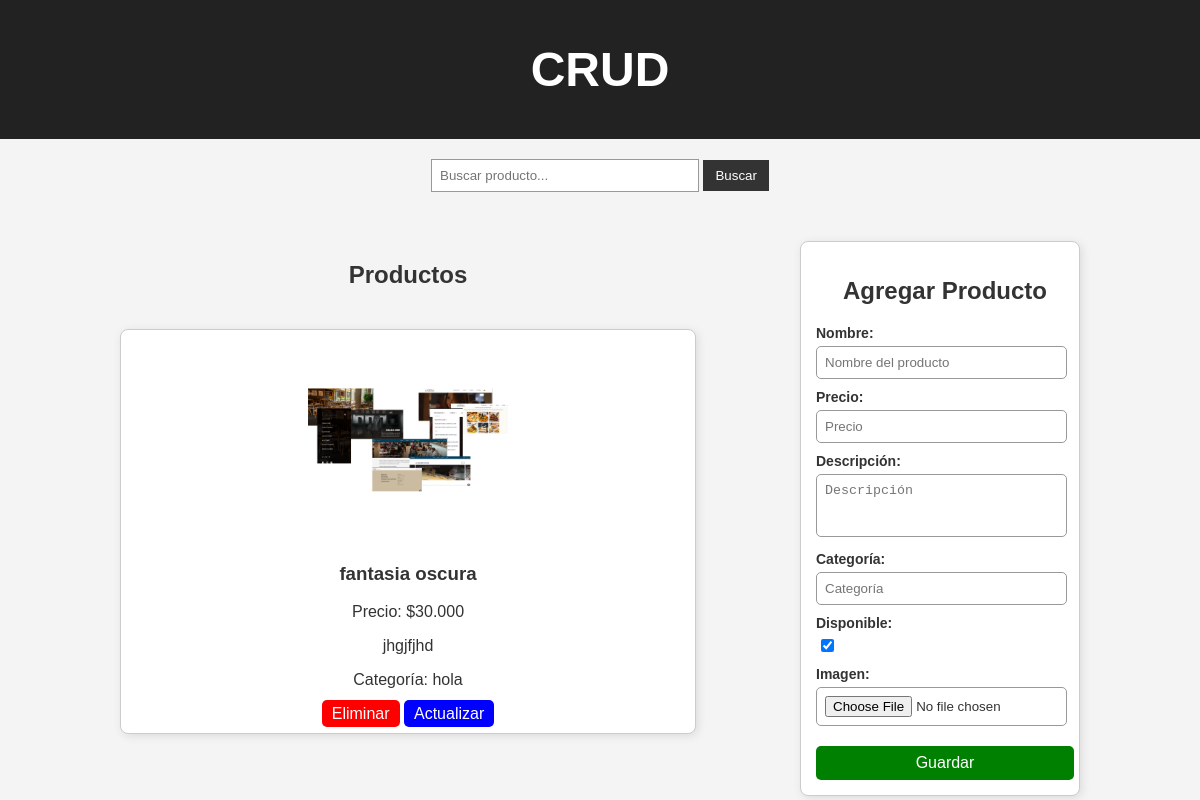
/, run on an earlier commit of the app's database.
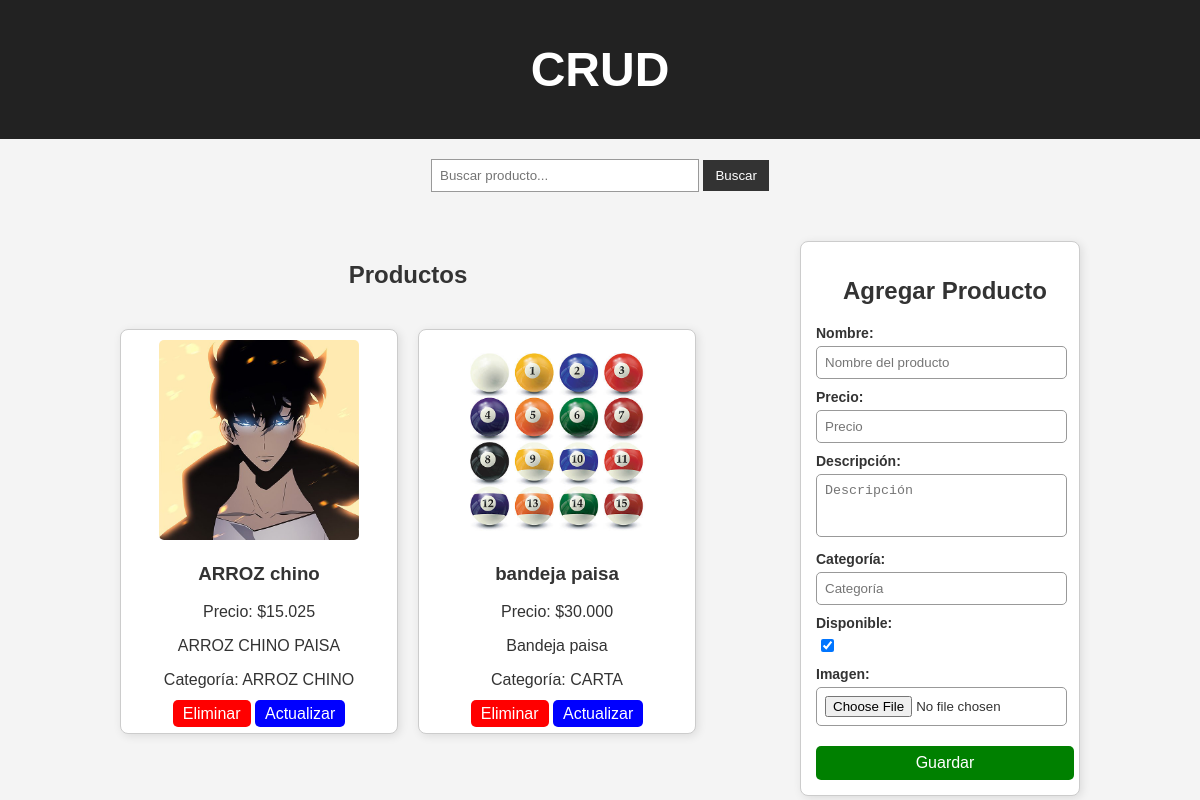
And on a later commit of the database.
### Crud/models.py (models this page shows, shortened)
class Producto(models.Model):
    nombre = models.CharField(max_length=250)
    precio = models.DecimalField(max_digits=10, decimal_places=3)
    descripcion = models.TextField()
    categoria = models.CharField(max_length=100)
    disponible = models.BooleanField(default=True)
    imagen = models.ImageField(upload_to='productos/', null=True, blank=True)

### Crud/views.py (the view)
# urls.py: path('' , views.tienda, name='tienda'),
def tienda(request):
    query = request.GET.get('q', '')
    productos = Producto.objects.all()
    form = ProductoForm()
    if query:
        productos = productos.filter(nombre__icontains=query)
    if request.method == 'POST':
         form = ProductoForm(request.POST, request.FILES)
         if form.is_valid():
            form.save()
            return redirect("tienda")
    return render(request, 'index.html', {'productos': productos, "form":form, 'query': query})

### Crud/forms.py
class ProductoForm(forms.ModelForm):
    class Meta:
        model = Producto
        fields = ["nombre", "precio", "descripcion", "categoria", "disponible", "imagen"]
        widgets = {
             "nombre": forms.TextInput(attrs={"class": "form-input", "placeholder": "Nombre del producto", "required": True}),
             "precio": forms.NumberInput(attrs={"class": "form-input", "placeholder": "Precio", "required": True}),
             "descripcion": forms.Textarea(attrs={"class": "form-textarea", "rows": 3, "placeholder": "Descripción", "required": True}),
             "categoria": forms.TextInput(attrs={"class": "form-input", "placeholder": "Categoría", "required": True}),
             "disponible": forms.CheckboxInput(attrs={"class": "form-checkbox", "required": True}),
             "imagen": forms.ClearableFileInput(attrs={"class": "form-file"}),
         }

### Crud/templates/index.html (shortened to what this page needs)
{% load static %}
<!DOCTYPE html>
<html lang="es">
<head>
    <link rel="stylesheet" href="{% static 'styles.css' %}">
</head>
<body>
    <header>
        <h1>CRUD</h1>
    </header>
    <main>
        <section class="buscar">
            <form method="GET">
                <input type="text" id="inputbusqueda" name="q" placeholder="Buscar producto..." value="{{query}}">
                <button type="submit">Buscar</button>
            </form>
        </section>
        <div class="container">
            <div class="productos">
                <h2>Productos</h2>
                {% if productos %}
                    {% for producto in productos %}
                    <div class="producto">
                        <img src="{{ producto.imagen.url }}" alt="{{ producto.nombre }}">
                        <h3>{{ producto.nombre }}</h3>
                        <p>Precio: ${{ producto.precio }}</p>
                        <p>{{ producto.descripcion }}</p>
                        <p>Categoría: {{ producto.categoria }}</p>
                        <a class="eliminar" href="{% url 'eliminar' producto.id %}">Eliminar</a>
                        <a class="actualizar" href="{% url 'actualizar' producto.id %}">Actualizar</a>
                    </div>
                    {% endfor %}
                {%else%}
                    <p>No se han encontrado productos...</p>
                {% endif %}
            </div>
            <div class="form-container">
                <h2>Agregar Producto</h2>
                <form method="POST" enctype="multipart/form-data">
                    <div class="form-group">
                        <label for="{{ form.nombre.id_for_label }}">Nombre:</label>
                        {{ form.nombre }}
                    </div>
                    <div class="form-group">
                        <label for="{{ form.precio.id_for_label }}">Precio:</label>
                        {{ form.precio }}
                    </div>
                    <div class="form-group">
                        <label for="{{ form.descripcion.id_for_label }}">Descripción:</label>
                        {{ form.descripcion }}
                    </div>
                    <div class="form-group">
                        <label for="{{ form.categoria.id_for_label }}">Categoría:</label>
                        {{ form.categoria }}
                    </div>
                    <div class="form-group">
                        <label for="{{ form.disponible.id_for_label }}">Disponible:</label>
                        {{ form.disponible }}
                    </div>
                    <div class="form-group">
                        <label for="{{ form.imagen.id_for_label }}">Imagen:</label>
                        {{ form.imagen }}
                    </div>
                    <button type="submit" class="btn-submit">Guardar</button>
                </form>
            </div>
        </div>
    </main>
</body>
</html>
{% load static %}

### Crud/static/styles.css (style rules this page uses)
body { font-family: Arial, sans-serif; background-color: #f4f4f4; color: #333; margin: 0; padding: 0; display: flex; flex-direction: column; align-items: center; }
header { background-color: #222; color: white; text-align: center; padding: 10px; font-size: 24px; width: 100%; }
main { display: flex; justify-content: space-between; align-items: flex-start; flex-wrap: wrap; width: 80%; margin-top: 20px; gap: 16%; }
.buscar { width: 100%; text-align: center; margin-bottom: 20px; padding-bottom: 3%; }
.buscar input { padding: 8px; width: 250px; border: 1px solid #999; }
.buscar button { padding: 8px 12px; background-color: #333; color: white; border: none; cursor: pointer; }
.container { display: flex; align-items: flex-start; flex-wrap: wrap; gap: 20px; width: 100%; justify-content: space-between; }
.productos { display: flex; flex-wrap: wrap; gap: 20px; flex-grow: 1; justify-content: flex-start; max-width: 60%; align-items: stretch; }
.productos h2 { width: 100%; text-align: center; margin-bottom: 20px; }
.producto { flex: 1 1 calc(33.33% - 20px); background: white; padding: 10px; border: 1px solid #ccc; text-align: center; width: 200px; margin-bottom: 20px; border-radius: 8px; box-shadow: 2px 2px 10px rgba(0, 0, 0, 0.1); }
.producto img { max-width: 100%; width: 200px; height: 200px; object-fit: cover; border-radius: 5px; }
.producto a { margin-top: 5px; padding: 5px 10px; border: none; cursor: pointer; text-decoration: none; }
.eliminar { background-color: red; color: white; border-radius: 5px; }
.actualizar { background-color: blue; color: white; border-radius: 5px; }
.form-container { width: 300px; background: white; padding: 15px; padding-right: 5px; border: 1px solid #ccc; margin-left: 20px; text-align: center; border-radius: 8px; box-sizing: border-box; box-shadow: 2px 2px 10px rgba(0, 0, 0, 0.1); width: 28%; min-width: 280px; flex-shrink: 0; }
.form-group { margin-bottom: 10px; text-align: left; padding-right: 25px; }
.form-group label { font-weight: bold; font-size: 14px; display: block; margin-bottom: 5px; }
.form-input, .form-textarea, .form-select, .form-file { width: 100%; padding: 8px; border: 1px solid #999; border-radius: 5px; max-width: 100%; }
.form-textarea { resize: none; }
.form-checkbox { width: auto; margin-left: 5px; }
.btn-submit { width: 100%; padding: 8px; margin-top: 10px; border: none; cursor: pointer; background-color: green; color: white; font-size: 16px; border-radius: 5px; }

What changed in the data, as far as the page shows it:
removed Producto: imagen (picture), nombre "fantasia oscura", precio "30.000", descripcion "jhgjfjhd", categoria "hola"
added Producto: imagen (picture), nombre "ARROZ chino", precio "15.025", descripcion "ARROZ CHINO PAISA", categoria "ARROZ CHINO"
added Producto: imagen (picture), nombre "bandeja paisa", precio "30.000", descripcion "Bandeja paisa", categoria "CARTA"
